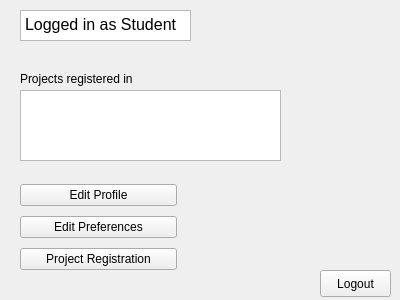
<?xml version="1.0" encoding="UTF-8"?>
<ui version="4.0">
 <class>studentPage</class>
 <widget class="QWidget" name="studentPage">
  <property name="geometry">
   <rect>
    <x>0</x>
    <y>0</y>
    <width>400</width>
    <height>300</height>
   </rect>
  </property>
  <property name="windowTitle">
   <string>Form</string>
  </property>
  <widget class="QLabel" name="projectsLabel">
   <property name="geometry">
    <rect>
     <x>20</x>
     <y>70</y>
     <width>151</width>
     <height>17</height>
    </rect>
   </property>
   <property name="text">
    <string>Projects registered in</string>
   </property>
  </widget>
  <widget class="QListView" name="projectList">
   <property name="geometry">
    <rect>
     <x>20</x>
     <y>90</y>
     <width>261</width>
     <height>71</height>
    </rect>
   </property>
  </widget>
  <widget class="QTextBrowser" name="textBrowser">
   <property name="geometry">
    <rect>
     <x>20</x>
     <y>10</y>
     <width>171</width>
     <height>31</height>
    </rect>
   </property>
   <property name="html">
    <string>&lt;!DOCTYPE HTML PUBLIC &quot;-//W3C//DTD HTML 4.0//EN&quot; &quot;http://www.w3.org/TR/REC-html40/strict.dtd&quot;&gt;
&lt;html&gt;&lt;head&gt;&lt;meta name=&quot;qrichtext&quot; content=&quot;1&quot; /&gt;&lt;style type=&quot;text/css&quot;&gt;
p, li { white-space: pre-wrap; }
&lt;/style&gt;&lt;/head&gt;&lt;body style=&quot; font-family:'Ubuntu'; font-size:11pt; font-weight:400; font-style:normal;&quot;&gt;
&lt;p style=&quot; margin-top:0px; margin-bottom:0px; margin-left:0px; margin-right:0px; -qt-block-indent:0; text-indent:0px;&quot;&gt;&lt;span style=&quot; font-size:12pt;&quot;&gt;Logged in as Student &lt;/span&gt;&lt;/p&gt;&lt;/body&gt;&lt;/html&gt;</string>
   </property>
  </widget>
  <widget class="QPushButton" name="logoutButton">
   <property name="geometry">
    <rect>
     <x>320</x>
     <y>270</y>
     <width>71</width>
     <height>27</height>
    </rect>
   </property>
   <property name="text">
    <string>Logout</string>
   </property>
  </widget>
  <widget class="QWidget" name="layoutWidget">
   <property name="geometry">
    <rect>
     <x>20</x>
     <y>180</y>
     <width>157</width>
     <height>95</height>
    </rect>
   </property>
   <layout class="QVBoxLayout" name="verticalLayout">
    <item>
     <widget class="QPushButton" name="editProfileButton">
      <property name="text">
       <string>Edit Profile</string>
      </property>
     </widget>
    </item>
    <item>
     <widget class="QPushButton" name="editPrefButton">
      <property name="text">
       <string>Edit Preferences</string>
      </property>
     </widget>
    </item>
    <item>
     <widget class="QPushButton" name="registerButton">
      <property name="text">
       <string>Project Registration</string>
      </property>
     </widget>
    </item>
   </layout>
  </widget>
 </widget>
 <resources/>
 <connections/>
</ui>
